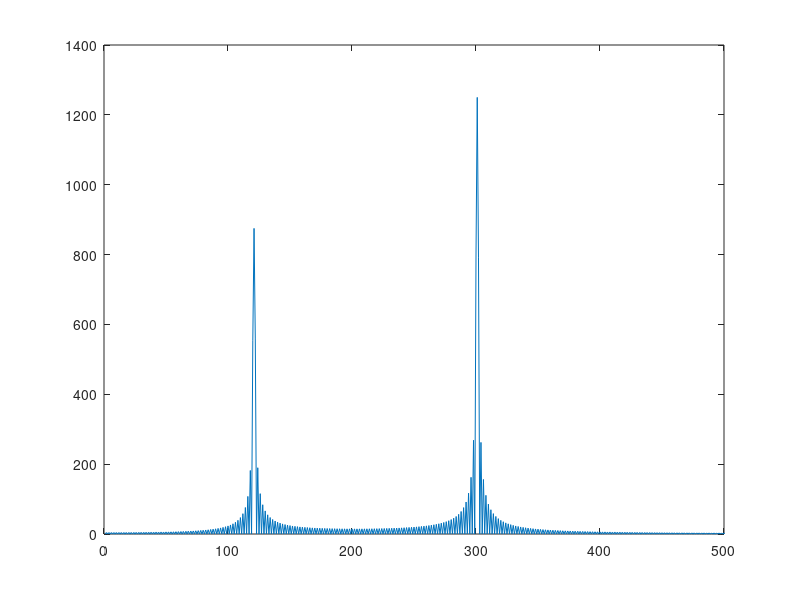

The MATLAB source for this figure: (Note: this script raises an error after producing the figure.)
%%
%{
        - keep mulling over what the fourier transform does for yourself 
    - do some filtering on the old sound bites that we worked with
        - start with the concatenation of the two sine waves and move up from there
        - try combining the A4 tuning fork with the concatenated sine waves.
    - Take three consecutive notes and filter out one of them
        - then invert back and plot look and see for note overlap info lost
%}

Fs = 5000;            
T = 1/Fs;       
L = 5000; 
t1 = (0:L/2 - 1)*T;    
t2 = (L/2:L - 1)*T;
                                          
                                          
                                          
%Form a signal containing a 50 Hz sinusoid of amplitude 0.7 and a 120 Hz sinusoid of amplitude 1.

S1 = sin(2*pi*300*t1);  
S2 = .7*sin(2*pi*120*t2);
S = cat(2,S1,S2);
S_fft = fft(S);
f = Fs*(1:L)/L;
figure; plot(f,abs(S_fft));xlim([0 500]); 

S_rm50_freqDM = zero_out_freq(S_fft,length(S_fft)/Fs,1,60);
S_rm50 = ifft()
